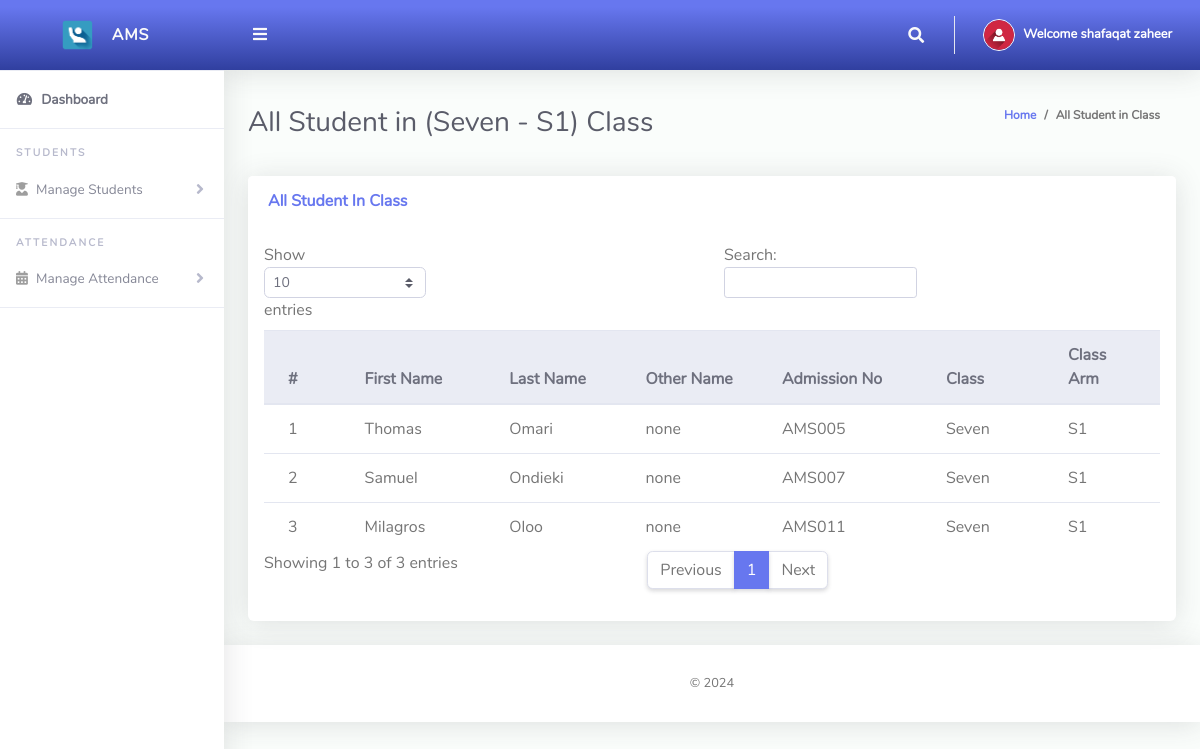
The page /ClassTeacher/viewStudents.php (signed in) on the database its author committed.
### tables this page shows
CREATE TABLE `tblclassteacher` (
  `Id` int(10) NOT NULL,
  `firstName` varchar(255) NOT NULL,
  `lastName` varchar(255) NOT NULL,
  `emailAddress` varchar(255) NOT NULL,
  `password` varchar(255) NOT NULL,
  `phoneNo` varchar(50) NOT NULL,
  `classId` varchar(10) NOT NULL,
  `classArmId` varchar(10) NOT NULL,
  `dateCreated` varchar(50) NOT NULL
);

CREATE TABLE `tblclassarms` (
  `Id` int(10) NOT NULL,
  `classId` varchar(10) NOT NULL,
  `classArmName` varchar(255) NOT NULL,
  `isAssigned` varchar(10) NOT NULL
);

CREATE TABLE `tblclass` (
  `Id` int(10) NOT NULL,
  `className` varchar(255) NOT NULL
);

CREATE TABLE `tblstudents` (
  `Id` int(10) NOT NULL,
  `firstName` varchar(255) NOT NULL,
  `lastName` varchar(255) NOT NULL,
  `otherName` varchar(255) NOT NULL,
  `admissionNumber` varchar(255) NOT NULL,
  `password` varchar(50) NOT NULL,
  `classId` varchar(10) NOT NULL,
  `classArmId` varchar(10) NOT NULL,
  `dateCreated` varchar(50) NOT NULL
);

### ClassTeacher/viewStudents.php (the view, shortened to what this page needs)
<?php
include '../Includes/dbcon.php';
$query = "SELECT tblclass.className,tblclassarms.classArmName
    FROM tblclassteacher
    INNER JOIN tblclass ON tblclass.Id = tblclassteacher.classId
    INNER JOIN tblclassarms ON tblclassarms.Id = tblclassteacher.classArmId
    Where tblclassteacher.Id = '$_SESSION[userId]'";
    $rs = $conn->query($query);
    $rrw = $rs->fetch_assoc();
?>
<!DOCTYPE html>
<html lang="en">
<head>
  <link href="../vendor/fontawesome-free/css/all.min.css" rel="stylesheet" type="text/css">
  <link href="../vendor/bootstrap/css/bootstrap.min.css" rel="stylesheet" type="text/css">
  <link href="css/ruang-admin.min.css" rel="stylesheet">
</head>
<body id="page-top">
  <div id="wrapper">
      <?php include "Includes/sidebar.php";?>
    <div id="content-wrapper" class="d-flex flex-column">
      <div id="content">
       <?php include "Includes/topbar.php";?>
        <div class="container-fluid" id="container-wrapper">
          <div class="d-sm-flex align-items-center justify-content-between mb-4">
            <h1 class="h3 mb-0 text-gray-800">All Student in (<?php echo $rrw['className'].' - '.$rrw['classArmName'];?>) Class</h1>
            <ol class="breadcrumb">
              <li class="breadcrumb-item"><a href="./">Home</a></li>
              <li class="breadcrumb-item active" aria-current="page">All Student in Class</li>
            </ol>
          </div>
          <div class="row">
            <div class="col-lg-12">
                 <div class="row">
              <div class="col-lg-12">
              <div class="card mb-4">
                <div class="card-header py-3 d-flex flex-row align-items-center justify-content-between">
                  <h6 class="m-0 font-weight-bold text-primary">All Student In Class</h6>
                </div>
                <div class="table-responsive p-3">
                  <table class="table align-items-center table-flush table-hover" id="dataTableHover">
                    <thead class="thead-light">
                      <tr>
                        <th>#</th>
                        <th>First Name</th>
                        <th>Last Name</th>
                        <th>Other Name</th>
                        <th>Admission No</th>
                        <th>Class</th>
                        <th>Class Arm</th>
                      </tr>
                    </thead>
                    <tbody>
                  <?php
                      $query = "SELECT tblstudents.Id,tblclass.className,tblclassarms.classArmName,tblclassarms.Id AS classArmId,tblstudents.firstName,
                      tblstudents.lastName,tblstudents.otherName,tblstudents.admissionNumber,tblstudents.dateCreated
                      FROM tblstudents
                      INNER JOIN tblclass ON tblclass.Id = tblstudents.classId
                      INNER JOIN tblclassarms ON tblclassarms.Id = tblstudents.classArmId
                      where tblstudents.classId = '$_SESSION[classId]' and tblstudents.classArmId = '$_SESSION[classArmId]'";
                      $rs = $conn->query($query);
                      $num = $rs->num_rows;
                      $sn=0;
                      if($num > 0)
                      {
                        while ($rows = $rs->fetch_assoc())
                          {
                             $sn = $sn + 1;
                            echo"
                              <tr>
                                <td>".$sn."</td>
                                <td>".$rows['firstName']."</td>
                                <td>".$rows['lastName']."</td>
                                <td>".$rows['otherName']."</td>
                                <td>".$rows['admissionNumber']."</td>
                                <td>".$rows['className']."</td>
                                <td>".$rows['classArmName']."</td>
                              </tr>";
                          }
                      }
                      else
                      {
                           echo
                           "<div class='alert alert-danger' role='alert'>
                            No Record Found!
                            </div>";
                      }
                      ?>
                    </tbody>
                  </table>
                </div>
              </div>
            </div>
            </div>
          </div>
        </div>
      </div>
       <?php include "Includes/footer.php";?>
    </div>
  </div>
</body>
</html>

### ClassTeacher/Includes/topbar.php (shortened to what this page needs)
<?php
  $query = "SELECT * FROM tblclassteacher WHERE Id = ".$_SESSION['userId']."";
  $rs = $conn->query($query);
  $rows = $rs->fetch_assoc();
  $fullName = $rows['firstName']." ".$rows['lastName'];;
?>
<nav class="navbar navbar-expand navbar-light bg-gradient-primary topbar mb-4 static-top">
          <button id="sidebarToggleTop" class="btn btn-link rounded-circle mr-3">
            <i class="fa fa-bars"></i>
          </button>
          <ul class="navbar-nav ml-auto">
            <li class="nav-item dropdown no-arrow">
              <a class="nav-link dropdown-toggle" href="#" id="searchDropdown" role="button" data-toggle="dropdown"
                aria-haspopup="true" aria-expanded="false">
                <i class="fas fa-search fa-fw"></i>
              </a>
            </li>
            <li class="nav-item dropdown no-arrow">
              <a class="nav-link dropdown-toggle" href="#" id="userDropdown" role="button" data-toggle="dropdown"
                aria-haspopup="true" aria-expanded="false">
                <img class="img-profile rounded-circle" src="img/user-icn.png" style="max-width: 60px">
                <span class="ml-2 d-none d-lg-inline text-white small"><b>Welcome <?php echo $fullName;?></b></span>
              </a>
            </li>
          </ul>
        </nav>

### rows shown on the page
tblclassteacher: fullName "shafaqat zaheer"
tblclassarms: classId.className "Seven", classArmName "S1"
tblstudents: firstName "Thomas", lastName "Omari", otherName "none", admissionNumber "AMS005", classId.className "Seven", classArmId.classArmName "S1"
tblstudents: firstName "Samuel", lastName "Ondieki", otherName "none", admissionNumber "AMS007", classId.className "Seven", classArmId.classArmName "S1"
tblstudents: firstName "Milagros", lastName "Oloo", otherName "none", admissionNumber "AMS011", classId.className "Seven", classArmId.classArmName "S1"
